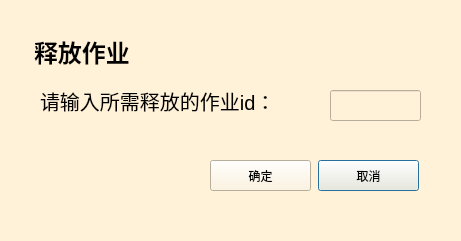
<?xml version="1.0" encoding="UTF-8"?>
<ui version="4.0">
 <class>Reap</class>
 <widget class="QDialog" name="Reap">
  <property name="geometry">
   <rect>
    <x>0</x>
    <y>0</y>
    <width>461</width>
    <height>241</height>
   </rect>
  </property>
  <property name="windowTitle">
   <string>Dialog</string>
  </property>
  <property name="styleSheet">
   <string notr="true">background-color: rgb(255, 242, 216)</string>
  </property>
  <widget class="QLabel" name="label">
   <property name="geometry">
    <rect>
     <x>40</x>
     <y>80</y>
     <width>261</width>
     <height>41</height>
    </rect>
   </property>
   <property name="styleSheet">
    <string notr="true">font-size: 20px;
background-color: transparent;</string>
   </property>
   <property name="text">
    <string>请输入所需释放的作业id：</string>
   </property>
  </widget>
  <widget class="QTextBrowser" name="textBrowser">
   <property name="geometry">
    <rect>
     <x>30</x>
     <y>30</y>
     <width>271</width>
     <height>51</height>
    </rect>
   </property>
   <property name="styleSheet">
    <string notr="true">background: transparent;
border: 0;</string>
   </property>
   <property name="html">
    <string>&lt;!DOCTYPE HTML PUBLIC &quot;-//W3C//DTD HTML 4.0//EN&quot; &quot;http://www.w3.org/TR/REC-html40/strict.dtd&quot;&gt;
&lt;html&gt;&lt;head&gt;&lt;meta name=&quot;qrichtext&quot; content=&quot;1&quot; /&gt;&lt;style type=&quot;text/css&quot;&gt;
p, li { white-space: pre-wrap; }
&lt;/style&gt;&lt;/head&gt;&lt;body style=&quot; font-family:'SimSun'; font-size:9pt; font-weight:400; font-style:normal;&quot;&gt;
&lt;p style=&quot; margin-top:0px; margin-bottom:0px; margin-left:0px; margin-right:0px; -qt-block-indent:0; text-indent:0px;&quot;&gt;&lt;span style=&quot; font-size:18pt; font-weight:600;&quot;&gt;释放作业&lt;/span&gt;&lt;/p&gt;&lt;/body&gt;&lt;/html&gt;</string>
   </property>
  </widget>
  <widget class="QPushButton" name="pushButton_2">
   <property name="geometry">
    <rect>
     <x>318</x>
     <y>160</y>
     <width>101</width>
     <height>31</height>
    </rect>
   </property>
   <property name="text">
    <string>取消</string>
   </property>
  </widget>
  <widget class="QPushButton" name="pushButton">
   <property name="geometry">
    <rect>
     <x>210</x>
     <y>160</y>
     <width>101</width>
     <height>31</height>
    </rect>
   </property>
   <property name="text">
    <string>确定</string>
   </property>
  </widget>
  <widget class="QLineEdit" name="lineEdit">
   <property name="geometry">
    <rect>
     <x>330</x>
     <y>90</y>
     <width>91</width>
     <height>31</height>
    </rect>
   </property>
  </widget>
 </widget>
 <resources/>
 <connections/>
</ui>
